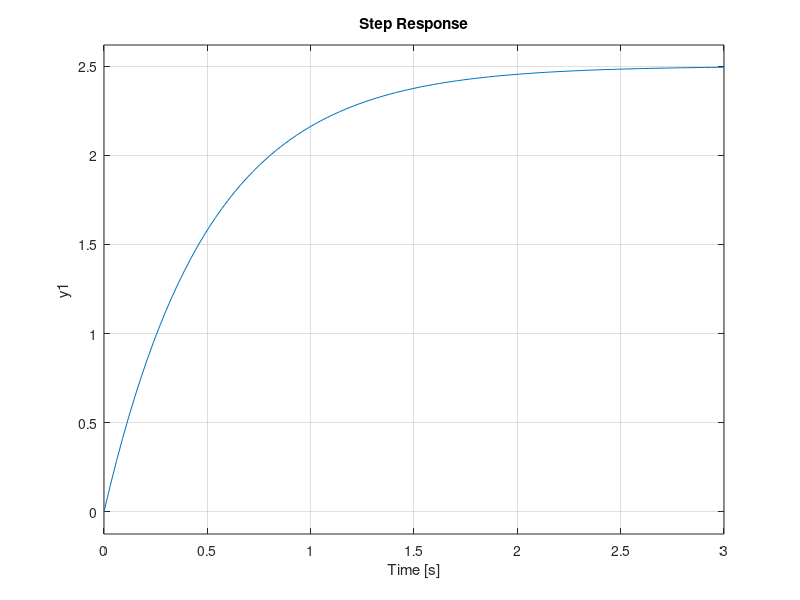
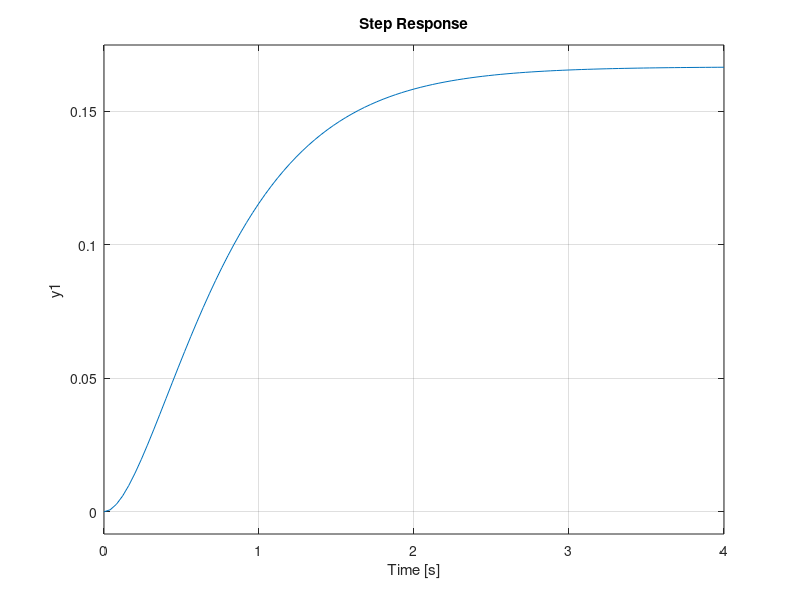
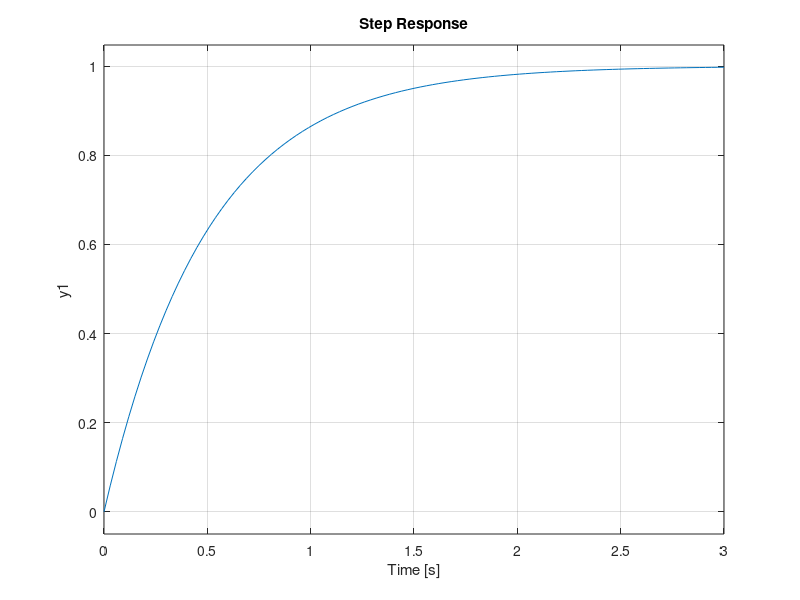
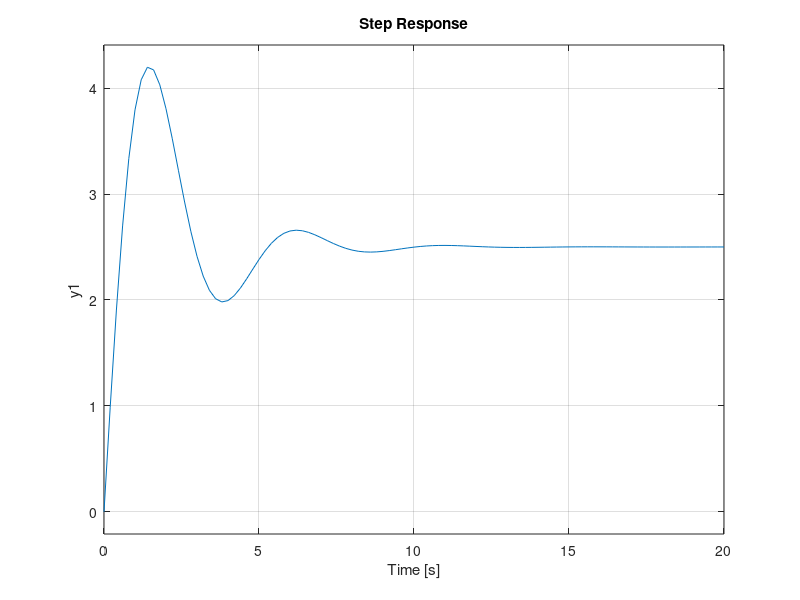

Here is the MATLAB script that generated these plots, in order:
                            %EJERCICIOS GUIA TRyC
%EJERCICIO 1

%1.1
close all, clear all, clc
pkg load control

G1= tf ([5], [0 1 2])
z1=zero(G1)
p1=pole(G1)
vf1 = dcgain(G1) %para determinar el valor final
step(G1);

%1.2
G2 = tf([1], conv([1 2], [1 3]));
z2=zero(G2)
p2=pole(G2)
vf2 = dcgain(G2) %para determinar el valor final
figure
step(G2);

%1.3
G3= tf ([2], [1 2])
z3=zero(G3)
p3=pole(G3)
vf3 = dcgain(G3) %para determinar el valor final
figure
step (G3);

%1.4
G4= tf([5 5], [1 1 2])
z4=zero(G4)
p4=pole(G4)
G4vf4 = dcgain(G4) %para determinar el valor final
figure
step(G4);
